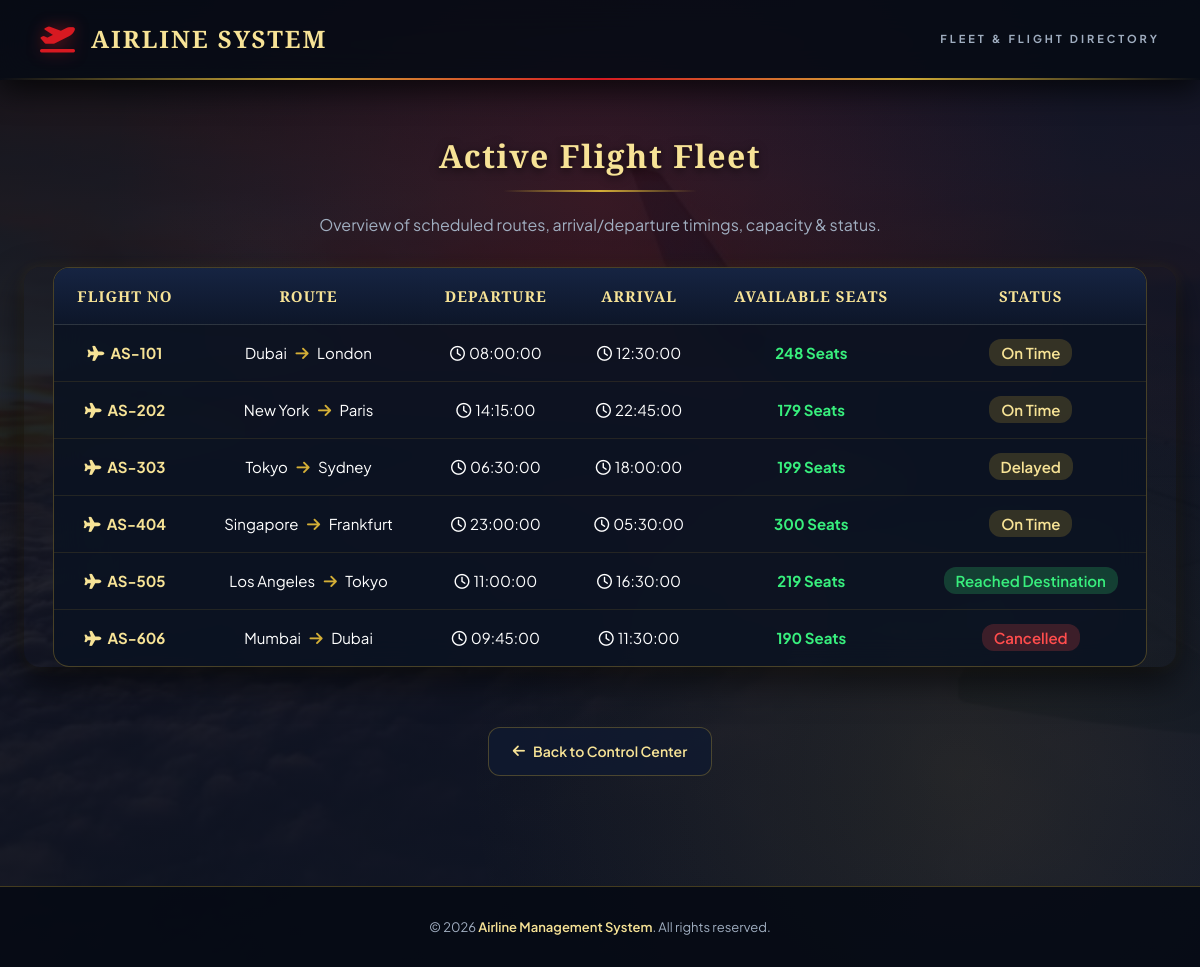
Page /api/admin/view_flights.php on the committed database.
### tables this page shows
CREATE TABLE IF NOT EXISTS `flight` (
  `flight_id` INT AUTO_INCREMENT PRIMARY KEY,
  `flight_no` VARCHAR(50) NOT NULL UNIQUE,
  `source` VARCHAR(255) NOT NULL,
  `destination` VARCHAR(255) NOT NULL,
  `departure_time` TIME NOT NULL,
  `arrival_time` TIME NOT NULL,
  `total_seats` INT NOT NULL,
  `available_seats` INT NOT NULL,
  `status` VARCHAR(50) NOT NULL DEFAULT 'On Time'
);

### api/autoload.php (called while the page is built, shortened)
<?php
spl_autoload_register(function ($class_name) {
    $file = __DIR__ . '/classes/' . $class_name . '.php';
});
?>

### api/classes/Flight.php (called while the page is built, shortened)
<?php
class Flight {
    private $conn;
    public function __construct($db) {
        $this->conn = $db;
    }
    public function getAll() {
        return mysqli_query($this->conn, "SELECT * FROM flight");
    }
}
?>

### api/admin/view_flights.php (the view, shortened to what this page needs)
<?php
include(__DIR__ . '/../db.php');
$flightObj = new Flight($conn);
$result = $flightObj->getAll();
?>
<!DOCTYPE html>
<html lang="en">
<head>
    <link rel="stylesheet" href="../style.css">
</head>
<body>
    <div class="navbar">
        <a href="../index.php" class="navbar-brand">
            <i class="fa-solid fa-plane-departure"></i>
            <span>AIRLINE SYSTEM</span>
        </a>
        <div class="navbar-tagline">Fleet & Flight Directory</div>
    </div>
    <div class="container">
        <h2>Active Flight Fleet</h2>
        <p style="margin-bottom: 30px;">Overview of scheduled routes, arrival/departure timings, capacity & status.</p>
        <div class="table-responsive">
            <table>
                <thead>
                    <tr>
                        <th>Flight No</th>
                        <th>Route</th>
                        <th>Departure</th>
                        <th>Arrival</th>
                        <th>Available Seats</th>
                        <th>Status</th>
                    </tr>
                </thead>
                <tbody>
                <?php
                if($result && mysqli_num_rows($result) > 0){
                    while($row=mysqli_fetch_assoc($result)){
                        echo "<tr>";
                        echo "<td><strong style='color: var(--text-gold);'><i class='fa-solid fa-plane' style='margin-right: 6px;'></i>".htmlspecialchars($row['flight_no'])."</strong></td>";
                        echo "<td>".htmlspecialchars($row['source'])." <i class='fa-solid fa-arrow-right' style='color: var(--primary-gold); margin: 0 6px;'></i> ".htmlspecialchars($row['destination'])."</td>";
                        echo "<td><i class='fa-regular fa-clock' style='margin-right: 4px;'></i>".htmlspecialchars($row['departure_time'])."</td>";
                        echo "<td><i class='fa-regular fa-clock' style='margin-right: 4px;'></i>".htmlspecialchars($row['arrival_time'])."</td>";
                        echo "<td><strong style='color: #38EF7D;'>".htmlspecialchars($row['available_seats'])." Seats</strong></td>";
                        $statusClass = 'color: var(--text-gold); background: rgba(212, 175, 55, 0.2);';
                        if($row['status'] == 'Cancelled') $statusClass = 'color: #FF4D4D; background: rgba(255, 77, 77, 0.2);';
                        if($row['status'] == 'Reached Destination') $statusClass = 'color: #38EF7D; background: rgba(56, 239, 125, 0.2);';
                        echo "<td><span style='".$statusClass." padding: 4px 12px; border-radius: 12px; font-weight: 600;'>".htmlspecialchars($row['status'])."</span></td>";
                        echo "</tr>";
                    }
                }else{
                    echo "<tr><td colspan='6' style='padding: 30px;'>No flights currently scheduled in the fleet.</td></tr>";
                }
                ?>
                </tbody>
            </table>
        </div>
        <div style="margin-top: 35px;">
            <a href="admin_dashboard.php" class="back-btn"><i class="fa-solid fa-arrow-left"></i> Back to Control Center</a>
        </div>
    </div>
    <div class="footer">
        <p>© 2026 <span>Airline Management System</span>. All rights reserved.</p>
    </div>
</body>
</html>

### api/style.css (style rules this page uses)
:root { --primary-red: #D71921; --primary-red-dark: #8F0A10; --primary-red-glow: rgba(215, 25, 33, 0.45); --primary-gold: #D4AF37; --primary-gold-light: #F7E396; --primary-gold-dark: #9A7B1C; --primary-gold-glow: rgba(212, 175, 55, 0.35); --bg-dark: #060B14; --bg-navy: #0C1527; --bg-card: rgba(15, 26, 48, 0.75); --glass-border: rgba(212, 175, 55, 0.3); --glass-hover-border: rgba(212, 175, 55, 0.8); --text-white: #FFFFFF; --text-gold: #F7E396; --text-muted: #A0AEC0; --font-main: 'Plus Jakarta Sans', sans-serif; --font-heading: 'Cinzel', serif; --font-accent: 'Playfair Display', serif; --shadow-main: 0 15px 35px rgba(0, 0, 0, 0.6), 0 0 15px rgba(212, 175, 55, 0.1); --shadow-hover: 0 20px 45px rgba(215, 25, 33, 0.35), 0 0 25px rgba(212, 175, 55, 0.3); }
* { margin: 0; padding: 0; box-sizing: border-box; }
body { font-family: var(--font-main); background: radial-gradient(circle at 50% 20%, rgba(215, 25, 33, 0.15) 0%, transparent 50%), radial-gradient(circle at 80% 80%, rgba(212, 175, 55, 0.1) 0%, transparent 40%), linear-gradient(135deg, rgba(6, 11, 20, 0.88), rgba(12, 21, 39, 0.95)), url("../images/airplane.jpg"); background-size: cover; background-position: center; background-attachment: fixed; color: var(--text-white); min-height: 100vh; line-height: 1.6; overflow-x: hidden; }
h1, h2, h3, h4 { font-family: var(--font-heading); letter-spacing: 1.5px; }
h2 { font-size: 32px; margin-bottom: 20px; color: var(--text-gold); text-shadow: 0 2px 10px rgba(0, 0, 0, 0.7); display: inline-block; position: relative; }
h2::after { content: ''; display: block; width: 60%; height: 2px; background: linear-gradient(90deg, transparent, var(--primary-gold), transparent); margin: 8px auto 0; }
p { color: var(--text-muted); }
.navbar { background: rgba(6, 11, 20, 0.85); backdrop-filter: blur(16px); -webkit-backdrop-filter: blur(16px); padding: 20px 40px; display: flex; justify-content: space-between; align-items: center; font-family: var(--font-heading); font-size: 24px; font-weight: 700; letter-spacing: 2px; color: var(--text-gold); border-bottom: 2px solid transparent; border-image: linear-gradient(90deg, transparent, var(--primary-gold), var(--primary-red), var(--primary-gold), transparent) 1; box-shadow: 0 10px 30px rgba(0, 0, 0, 0.7); position: sticky; top: 0; z-index: 1000; }
.navbar-brand { display: flex; align-items: center; gap: 14px; text-decoration: none; color: var(--text-gold); }
.navbar-brand i { color: var(--primary-red); font-size: 28px; filter: drop-shadow(0 0 8px var(--primary-red-glow)); }
.navbar-tagline { font-family: var(--font-main); font-size: 11px; letter-spacing: 3px; text-transform: uppercase; color: var(--text-muted); }
.container { max-width: 1280px; margin: 0 auto; padding: 50px 24px; text-align: center; }
.back-btn { display: inline-flex; align-items: center; gap: 8px; font-size: 14px; font-weight: 600; padding: 12px 24px; margin-top: 25px; background: rgba(15, 26, 48, 0.8); color: var(--text-gold); border: 1px solid var(--glass-border); border-radius: 12px; text-decoration: none; transition: all 0.3s ease; }
.table-responsive { width: 100%; overflow-x: auto; margin: 30px 0; border-radius: 16px; box-shadow: var(--shadow-main); }
table { margin: auto; border-collapse: separate; border-spacing: 0; width: 95%; background: rgba(10, 18, 34, 0.85); backdrop-filter: blur(15px); color: var(--text-white); border-radius: 16px; overflow: hidden; border: 1px solid var(--glass-border); }
th { background: linear-gradient(180deg, #162442 0%, #0D1629 100%); color: var(--text-gold); font-size: 14px; font-family: var(--font-heading); letter-spacing: 1px; text-transform: uppercase; padding: 18px 16px; border-bottom: 2px solid var(--primary-gold); text-align: center; }
th, td { padding: 16px; border-bottom: 1px solid rgba(212, 175, 55, 0.12); text-align: center; font-size: 15px; }
tr:last-child td { border-bottom: none; }
tbody tr { transition: background 0.3s ease; }
.footer { margin-top: 60px; padding: 30px; text-align: center; background: rgba(6, 11, 20, 0.9); border-top: 1px solid var(--glass-border); font-size: 13px; color: var(--text-muted); }
.footer span { color: var(--text-gold); font-weight: 600; }

### rows in the picture
flight: flight_no "AS-101", source "Dubai", destination "London", departure_time "08:00:00", arrival_time "12:30:00", available_seats "248", status "On Time"
flight: flight_no "AS-202", source "New York", destination "Paris", departure_time "14:15:00", arrival_time "22:45:00", available_seats "179", status "On Time"
flight: flight_no "AS-303", source "Tokyo", destination "Sydney", departure_time "06:30:00", arrival_time "18:00:00", available_seats "199", status "Delayed"
flight: flight_no "AS-404", source "Singapore", destination "Frankfurt", departure_time "23:00:00", arrival_time "05:30:00", available_seats "300", status "On Time"
flight: flight_no "AS-505", source "Los Angeles", destination "Tokyo", departure_time "11:00:00", arrival_time "16:30:00", available_seats "219", status "Reached Destination"
flight: flight_no "AS-606", source "Mumbai", destination "Dubai", departure_time "09:45:00", arrival_time "11:30:00", available_seats "190", status "Cancelled"
